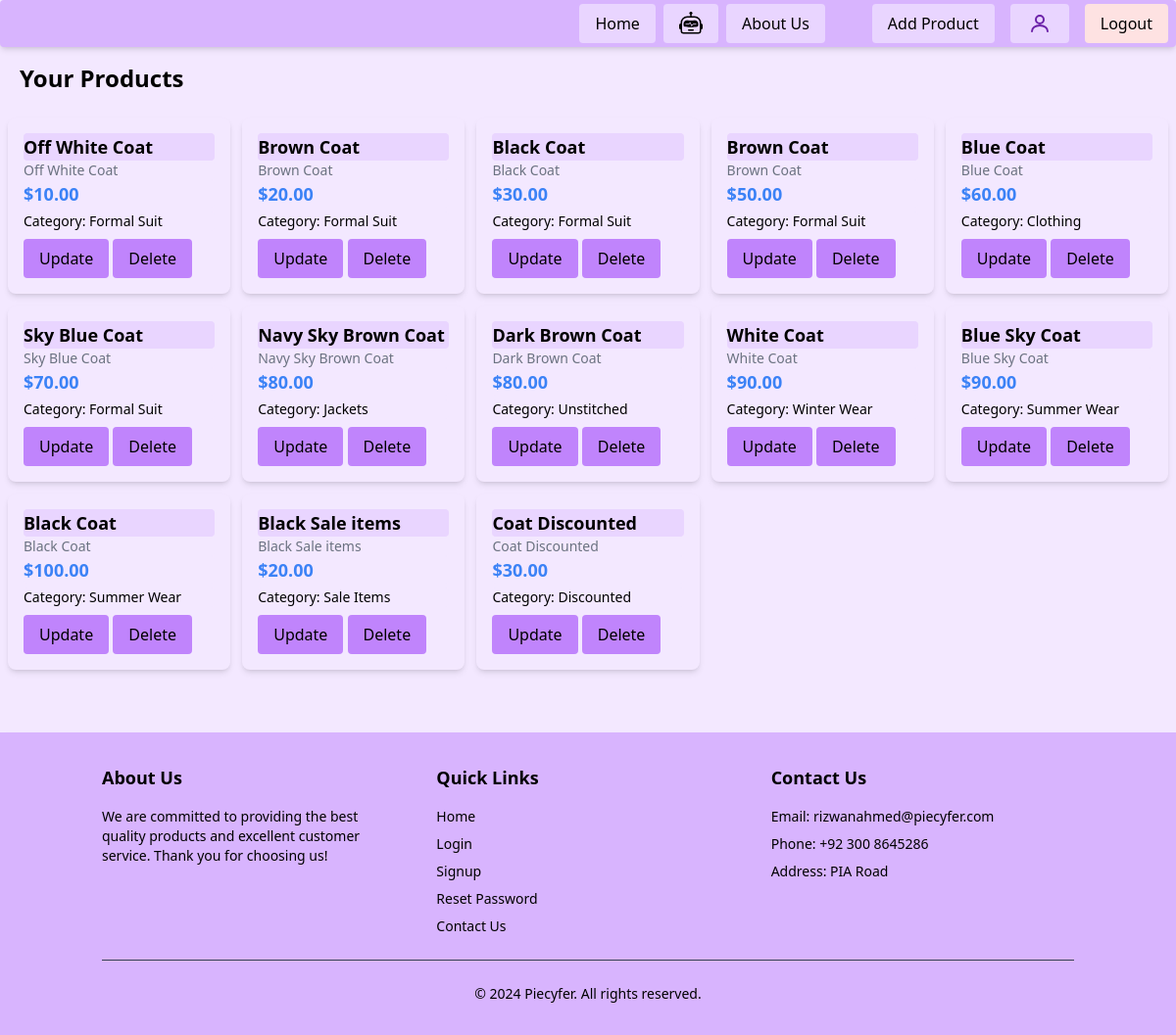
The page /dashboard/ (signed in) on the database as committed earlier.
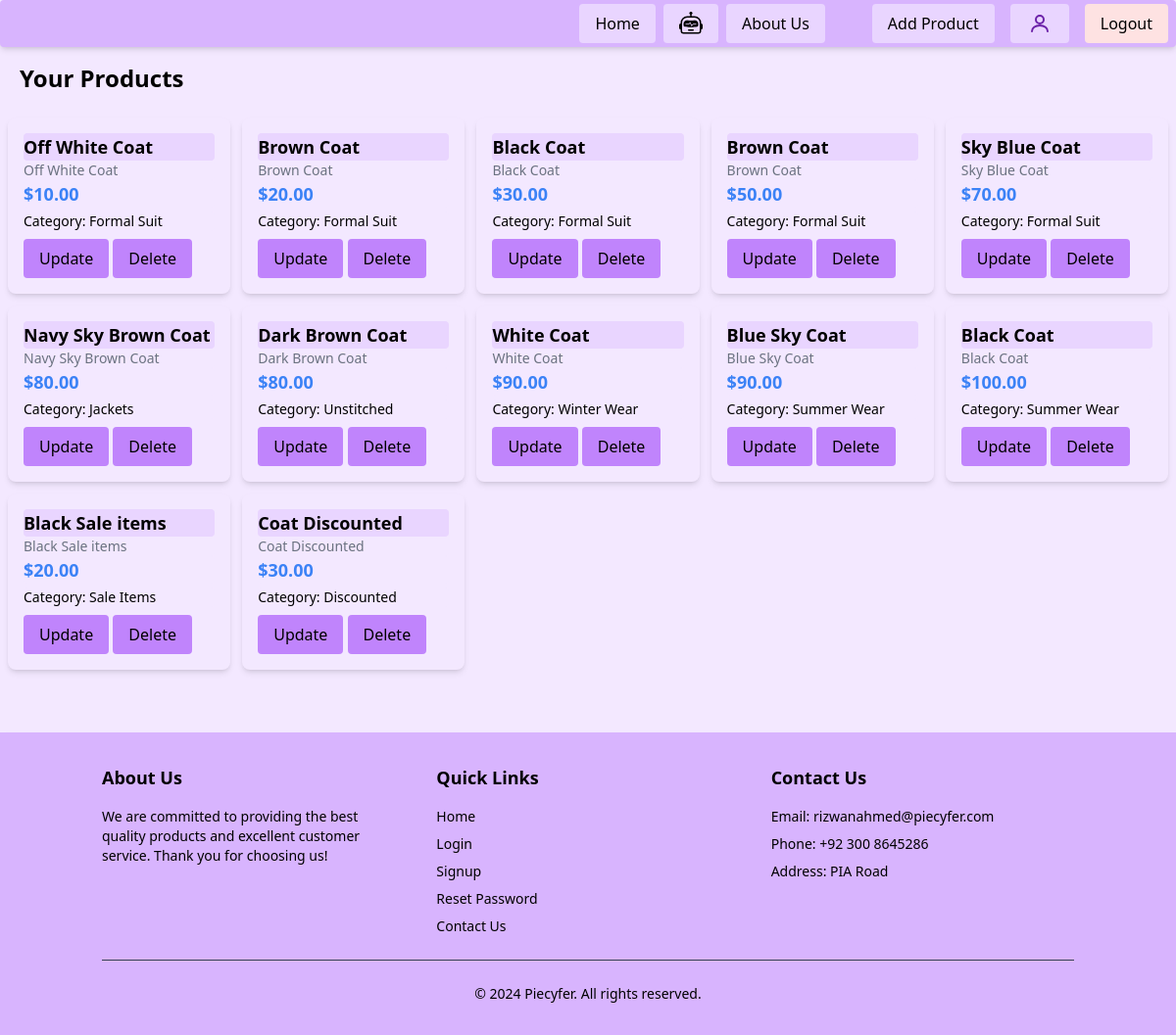
The same page on the database as committed later.
### display/models.py (models this page shows, shortened)
class Product(models.Model):
    name = models.CharField(max_length=255)
    description = models.TextField(blank=True, null=True)
    price = models.DecimalField(max_digits=10, decimal_places=2 , validators=[validate_positive])
    stock = models.PositiveIntegerField(default=0 , validators=[validate_positive])
    image = CloudinaryField('product_image', blank=True, null=True)
    category = models.ForeignKey(Category, on_delete=models.CASCADE, related_name='products', null=True)
    merchant = models.ForeignKey(
        settings.AUTH_USER_MODEL,
        on_delete=models.CASCADE,
        null=True,
        blank=True,
        related_name="merchant_products"
    )
    created_at = models.DateTimeField(auto_now_add=True , null=True)
    updated_at = models.DateTimeField(auto_now=True, null=True)
    def __str__(self):
        return self.name

class Category(models.Model):
    name = models.CharField(max_length=255)
    description = models.TextField(blank=True, null=True)

### display/views.py (the view)
# urls.py: path("" , include('display.urls')), #dashboard
def display(request):
    products = Product.objects.all()
    print(products)
    print("Fetching products in display")
    current_site = get_current_site(request)
    protocol = 'https' if request.is_secure() else 'http'
    start_url = f'{protocol}://{current_site.domain}'
    if request.user.is_authenticated:
        user_watchlist = Watchlist.objects.filter(user=request.user).values_list('product_id', flat=True)
    else:
        user_watchlist = []
    for product in products:
        product.in_watchlist = product.id in user_watchlist
        print(f"product.in_watchlist {product.in_watchlist}")
    merchant_products = None
    if request.user.is_authenticated and request.user.role == 'merchant':
        merchant_products = Product.objects.filter(merchant=request.user)
        print(f"Merchant products for {request.user}: {merchant_products}")
        return render(request, 'display/index.html', {
        'merchant_products': merchant_products,
    })
    else:
        return render(request, 'display/index.html', {
        'products': products,
        'start_url': start_url
    })

### display/context_processors.py (called while the page is built)
def categories(request):
    return {
        'categories': Category.objects.all()
    }

### display/templates/display/index.html (shortened to what this page needs)
{% extends 'base.html' %}
{% load static %}
{% load cloudinary %}
{% block content %}
{% if user.role == 'merchant' %}
<h2 class="text-2xl font-bold mb-6 mt-4 ml-5 mr-5">Your Products</h2>
{% endif %}
<div id="merchantProducts" class="grid grid-cols-3 sm:grid-cols-3 lg:grid-cols-5 gap-3 ml-2 mr-2">
  {% if merchant_products %}
    {% for product in merchant_products %}
      <div class="bg-purple-100 shadow-md rounded-lg outline-none overflow-hidden">
        <div class="p-4">
          <h3 class="block bg-purple-200 rounded text-lg font-semibold text-black-300">{{ product.name }}</h3>
          <p class="text-gray-500 text-sm bg-purple-100 rounded">{{ product.description }}</p>
          <p class="text-blue-500 font-bold text-lg bg-purple-100 rounded">${{ product.price }}</p>
          <p class="text-sm text-black-100 font-medium mt-1 bg-purple-100 rounded">
            Category:
            {% if product.category %}
              {{ product.category.name }}
            {% else %}
              No Category
            {% endif %}
          </p>
          <button
            class="update-product bg-purple-400 text-black px-4 py-2 rounded hover:bg-purple-400 mt-2"
            data-product-id="{{ product.id }}"
          >
            Update
          </button>
          <button
            class="delete-product bg-purple-400 text-black px-4 py-2 rounded hover:bg-purple-400 mt-2"
            data-product-id="{{ product.id }}"
          >
            Delete
          </button>
        </div>
      </div>
    {% endfor %}
  {% else %}
  {% if user.role == 'merchant' %}
    <p class="text-gray-500 ml-5">No products available.</p>
    {% endif %}
  {% endif %}
</div>
{% load social_share %}
<div class="container mx-auto px-4 py-8">
</div>
{% endblock %}

Rows that differ between the two databases and show on the page:
removed Product: name "Blue Coat", description "Blue Coat", price "60.00", category.name "Clothing"
